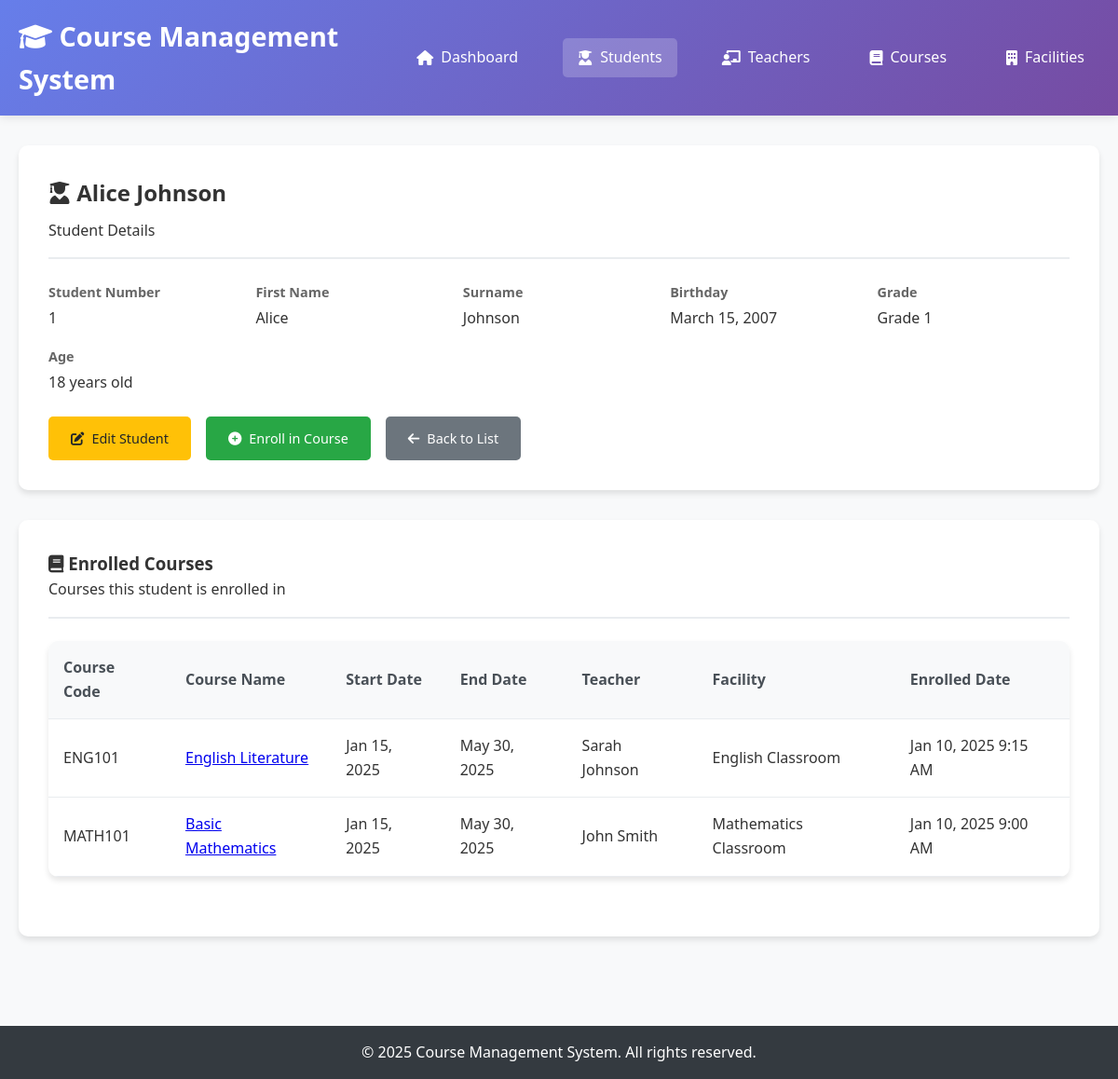
The page /students/view.php?id=1 on the database as committed earlier.
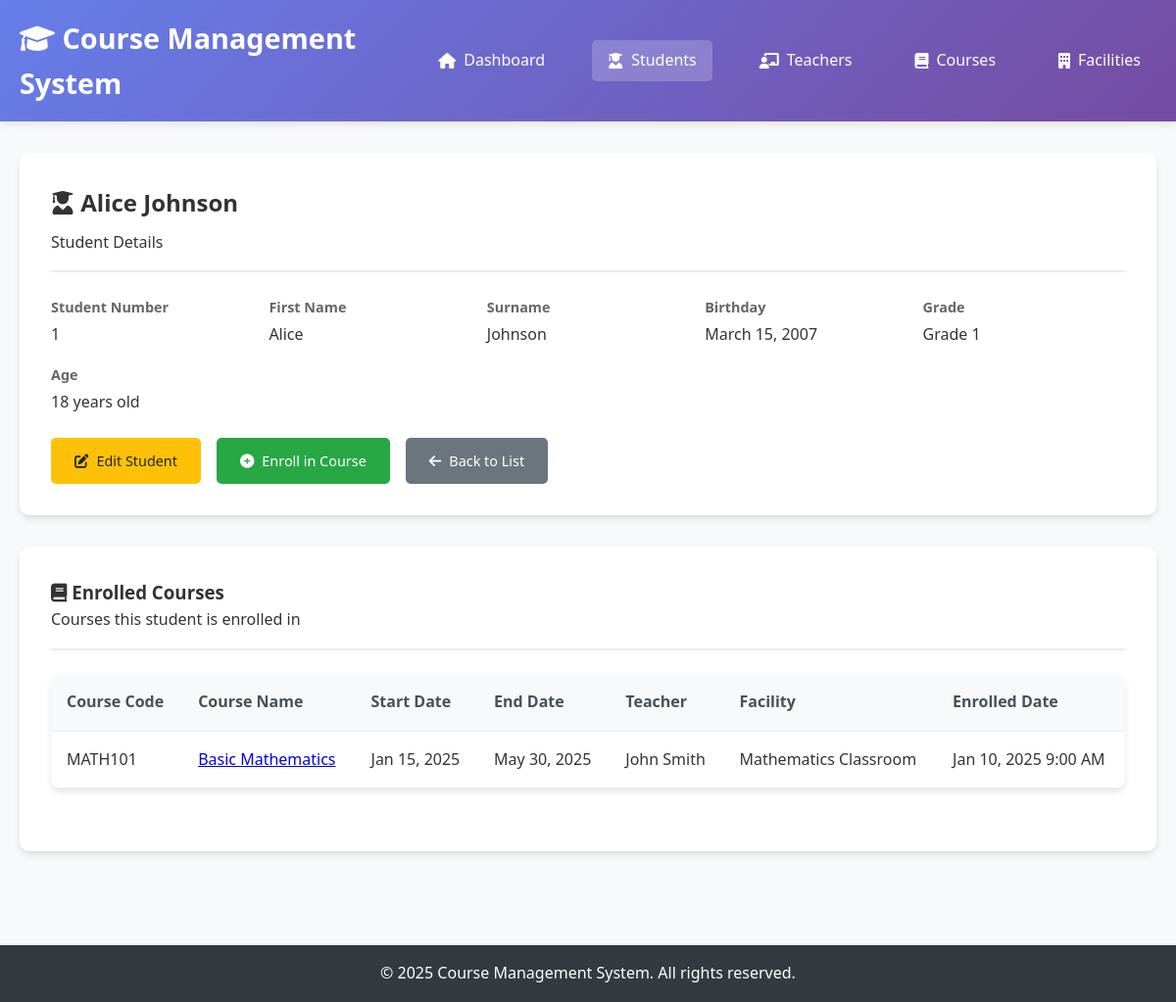
The same page on the database as committed later.
### tables this page shows
CREATE TABLE students (
    student_number INT PRIMARY KEY AUTO_INCREMENT,
    first_name VARCHAR(50) NOT NULL,
    surname VARCHAR(50) NOT NULL,
    birthday DATE NOT NULL,
    grade INT NOT NULL CHECK (grade BETWEEN 1 AND 3)
);

CREATE TABLE course_logins (
    emblem INT PRIMARY KEY AUTO_INCREMENT,
    student_id INT,
    course_id VARCHAR(20),
    login_date_time DATETIME DEFAULT CURRENT_TIMESTAMP,
    FOREIGN KEY (student_id) REFERENCES students(student_number) ON DELETE CASCADE,
    FOREIGN KEY (course_id) REFERENCES courses(emblem) ON DELETE CASCADE,
    UNIQUE KEY unique_enrollment (student_id, course_id)
);

CREATE TABLE courses (
    emblem VARCHAR(20) PRIMARY KEY,
    name VARCHAR(100) NOT NULL,
    description TEXT,
    start_day DATE NOT NULL,
    rest_of_day DATE NOT NULL,
    teacher_id INT,
    facility_id VARCHAR(20),
    FOREIGN KEY (teacher_id) REFERENCES teachers(identification_number) ON DELETE SET NULL,
    FOREIGN KEY (facility_id) REFERENCES facilities(emblem) ON DELETE SET NULL
);

CREATE TABLE facilities (
    emblem VARCHAR(20) PRIMARY KEY,
    name VARCHAR(100) NOT NULL,
    capacity INT NOT NULL
);

### config/database.php (called while the page is built, shortened)
<?php
function executeQuery($pdo, $sql, $params = []) {
    try {
        $stmt = $pdo->prepare($sql);
        $stmt->execute($params);
        return $stmt;
    } catch(PDOException $e) {
        throw new Exception("Query failed: " . $e->getMessage());
    }
}
function getRecordById($pdo, $table, $idColumn, $id) {
    $stmt = executeQuery($pdo, "SELECT * FROM $table WHERE $idColumn = ?", [$id]);
    return $stmt->fetch();
}
?>

### students/view.php (the view, shortened to what this page needs)
<?php
require_once '../config/database.php';
$student_id = $_GET['id'] ?? null;
try {
    $student = getRecordById($pdo, 'students', 'student_number', $student_id);
    $sql = "SELECT c.emblem, c.name, c.start_day, c.rest_of_day,
                   CONCAT(t.first_name, ' ', t.surname) as teacher_name,
                   f.name as facility_name,
                   cl.login_date_time
            FROM course_logins cl
            JOIN courses c ON cl.course_id = c.emblem
            LEFT JOIN teachers t ON c.teacher_id = t.identification_number
            LEFT JOIN facilities f ON c.facility_id = f.emblem
            WHERE cl.student_id = ?
            ORDER BY c.start_day";
    $stmt = executeQuery($pdo, $sql, [$student_id]);
    $enrolledCourses = $stmt->fetchAll();
} catch(Exception $e) {
    $error = "Error loading student details: " . $e->getMessage();
}
?>
<!DOCTYPE html>
<html lang="en">
<head>
    <link rel="stylesheet" href="../css/style.css">
    <link href="https://cdnjs.cloudflare.com/ajax/libs/font-awesome/6.0.0/css/all.min.css" rel="stylesheet">
</head>
<body>
    <header>
        <nav class="navbar">
            <div class="nav-container">
                <h1><i class="fas fa-graduation-cap"></i> Course Management System</h1>
                <ul class="nav-menu">
                    <li><a href="../index.php"><i class="fas fa-home"></i> Dashboard</a></li>
                    <li><a href="index.php" class="active"><i class="fas fa-user-graduate"></i> Students</a></li>
                    <li><a href="../teachers/index.php"><i class="fas fa-chalkboard-teacher"></i> Teachers</a></li>
                    <li><a href="../courses/index.php"><i class="fas fa-book"></i> Courses</a></li>
                    <li><a href="../facilities/index.php"><i class="fas fa-building"></i> Facilities</a></li>
                </ul>
            </div>
        </nav>
    </header>
    <main class="main-content">
        <div class="container">
            <?php if (isset($student)): ?>
                <div class="detail-card">
                    <div class="detail-header">
                        <h2><i class="fas fa-user-graduate"></i> <?= htmlspecialchars($student['first_name'] . ' ' . $student['surname']) ?></h2>
                        <p>Student Details</p>
                    </div>
                    <div class="detail-info">
                        <div class="info-item">
                            <span class="info-label">Student Number</span>
                            <span class="info-value"><?= htmlspecialchars($student['student_number']) ?></span>
                        </div>
                        <div class="info-item">
                            <span class="info-label">First Name</span>
                            <span class="info-value"><?= htmlspecialchars($student['first_name']) ?></span>
                        </div>
                        <div class="info-item">
                            <span class="info-label">Surname</span>
                            <span class="info-value"><?= htmlspecialchars($student['surname']) ?></span>
                        </div>
                        <div class="info-item">
                            <span class="info-label">Birthday</span>
                            <span class="info-value"><?= date('F j, Y', strtotime($student['birthday'])) ?></span>
                        </div>
                        <div class="info-item">
                            <span class="info-label">Grade</span>
                            <span class="info-value">Grade <?= htmlspecialchars($student['grade']) ?></span>
                        </div>
                        <div class="info-item">
                            <span class="info-label">Age</span>
                            <span class="info-value">
                                <?php
                                $birthDate = new DateTime($student['birthday']);
                                $today = new DateTime();
                                $age = $today->diff($birthDate)->y;
                                echo $age . ' years old';
                                ?>
                            </span>
                        </div>
                    </div>
                    <div class="action-buttons">
                        <a href="edit.php?id=<?= $student['student_number'] ?>" class="btn btn-warning">
                            <i class="fas fa-edit"></i> Edit Student
                        </a>
                        <a href="enroll.php?id=<?= $student['student_number'] ?>" class="btn btn-success">
                            <i class="fas fa-plus-circle"></i> Enroll in Course
                        </a>
                        <a href="index.php" class="btn btn-secondary">
                            <i class="fas fa-arrow-left"></i> Back to List
                        </a>
                    </div>
                </div>
                <div class="detail-card">
                    <div class="detail-header">
                        <h3><i class="fas fa-book"></i> Enrolled Courses</h3>
                        <p>Courses this student is enrolled in</p>
                    </div>
                    <?php if (count($enrolledCourses) > 0): ?>
                        <div class="table">
                            <table>
                                <thead>
                                    <tr>
                                        <th>Course Code</th>
                                        <th>Course Name</th>
                                        <th>Start Date</th>
                                        <th>End Date</th>
                                        <th>Teacher</th>
                                        <th>Facility</th>
                                        <th>Enrolled Date</th>
                                    </tr>
                                </thead>
                                <tbody>
                                    <?php foreach ($enrolledCourses as $course): ?>
                                        <tr>
                                            <td><?= htmlspecialchars($course['emblem']) ?></td>
                                            <td>
                                                <a href="../courses/view.php?id=<?= $course['emblem'] ?>">
                                                    <?= htmlspecialchars($course['name']) ?>
                                                </a>
                                            </td>
                                            <td><?= date('M j, Y', strtotime($course['start_day'])) ?></td>
                                            <td><?= date('M j, Y', strtotime($course['rest_of_day'])) ?></td>
                                            <td><?= htmlspecialchars($course['teacher_name'] ?: 'No teacher assigned') ?></td>
                                            <td><?= htmlspecialchars($course['facility_name'] ?: 'No facility assigned') ?></td>
                                            <td><?= date('M j, Y g:i A', strtotime($course['login_date_time'])) ?></td>
                                        </tr>
                                    <?php endforeach; ?>
                                </tbody>
                            </table>
                        </div>
                    <?php endif; ?>
                </div>
            <?php endif; ?>
        </div>
    </main>
    <footer>
        <div class="container">
            <p>&copy; 2025 Course Management System. All rights reserved.</p>
        </div>
    </footer>
</body>
</html>

### css/style.css (style rules this page uses)
* { margin: 0; padding: 0; box-sizing: border-box; }
body { font-family: 'Segoe UI', Tahoma, Geneva, Verdana, sans-serif; line-height: 1.6; color: #333; background-color: #f8f9fa; }
.container { max-width: 1200px; margin: 0 auto; padding: 0 20px; }
header { background: linear-gradient(135deg, #667eea 0%, #764ba2 100%); color: white; box-shadow: 0 2px 10px rgba(0,0,0,0.1); }
.navbar { padding: 1rem 0; }
.nav-container { display: flex; justify-content: space-between; align-items: center; max-width: 1200px; margin: 0 auto; padding: 0 20px; }
.navbar h1 { font-size: 1.8rem; font-weight: 600; }
.nav-menu { display: flex; list-style: none; gap: 2rem; }
.nav-menu a { color: white; text-decoration: none; padding: 0.5rem 1rem; border-radius: 5px; transition: background-color 0.3s; display: flex; align-items: center; gap: 0.5rem; }
.nav-menu a:hover, .nav-menu a.active { background-color: rgba(255,255,255,0.2); }
.main-content { min-height: calc(100vh - 120px); padding: 2rem 0; }
.action-buttons { display: flex; gap: 1rem; flex-wrap: wrap; }
.btn { display: inline-flex; align-items: center; gap: 0.5rem; padding: 0.75rem 1.5rem; border: none; border-radius: 5px; text-decoration: none; font-weight: 500; cursor: pointer; transition: all 0.3s; font-size: 0.9rem; }
.btn-secondary { background: #6c757d; color: white; }
.btn-success { background: #28a745; color: white; }
.btn-warning { background: #ffc107; color: #212529; }
.table { width: 100%; background: white; border-radius: 10px; overflow: hidden; box-shadow: 0 4px 6px rgba(0,0,0,0.1); margin-bottom: 2rem; }
.table table { width: 100%; border-collapse: collapse; }
.table th, .table td { padding: 1rem; text-align: left; border-bottom: 1px solid #e9ecef; }
.table th { background: #f8f9fa; font-weight: 600; color: #495057; }
.detail-card { background: white; padding: 2rem; border-radius: 10px; box-shadow: 0 4px 6px rgba(0,0,0,0.1); margin-bottom: 2rem; }
.detail-header { border-bottom: 2px solid #e9ecef; padding-bottom: 1rem; margin-bottom: 1.5rem; }
.detail-header h2 { color: #333; margin-bottom: 0.5rem; }
.detail-info { display: grid; grid-template-columns: repeat(auto-fit, minmax(200px, 1fr)); gap: 1rem; margin-bottom: 1.5rem; }
.info-item { display: flex; flex-direction: column; }
.info-label { font-weight: 600; color: #666; font-size: 0.9rem; margin-bottom: 0.25rem; }
.info-value { color: #333; font-size: 1rem; }
footer { background: #343a40; color: white; text-align: center; padding: 1rem 0; margin-top: 2rem; }

Rows that differ between the two databases and show on the page:
no longer on this page (row edited): course_logins: course.emblem "ENG101", course.name "English Literature", course.start_day "Jan 15, 2025", course.rest_of_day "May 30, 2025", teacher_name "Sarah Johnson", facilities.name "English Classroom", login_date_time "Jan 10, 2025 9:15 AM"
